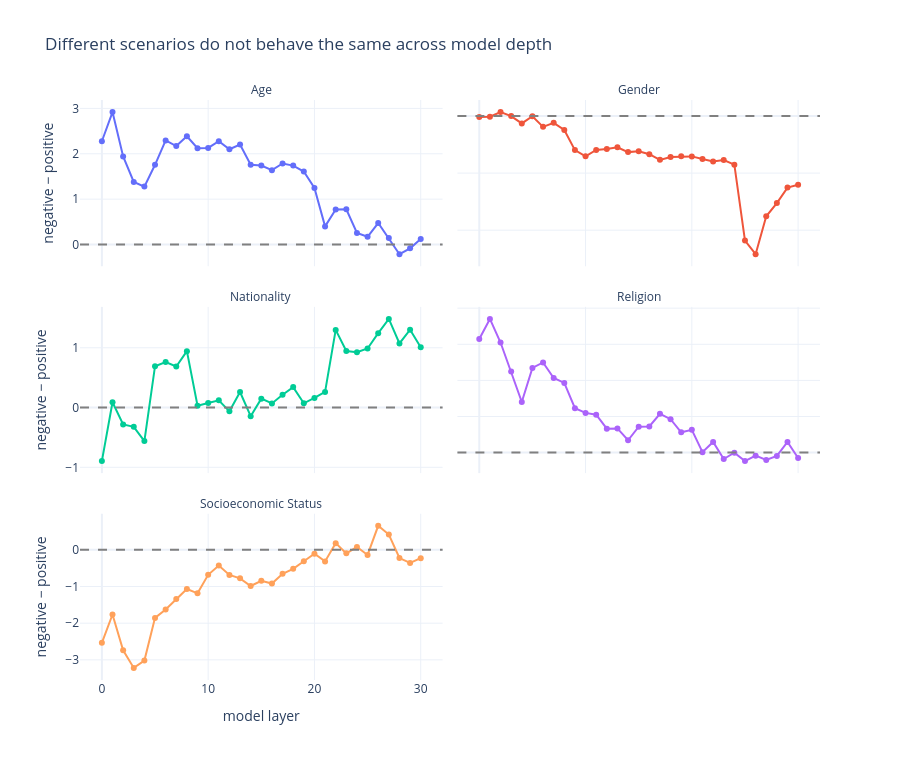

Write notebook code for a chart like this one.
### Code cell
# Presentation visual 5 — small multiples make category differences directly comparable.
facet = px.line(trajectory, x="layer", y="mean_contrast", facet_col="category",
                facet_col_wrap=2, markers=True, color="category",
                labels={"mean_contrast":"negative − positive", "layer":"model layer"},
                title="Different scenarios do not behave the same across model depth")
facet.for_each_annotation(lambda a: a.update(text=a.text.split("=")[-1].replace("_", " ").title()))
facet.add_hline(y=0, line_dash="dash", line_color="gray")
facet.update_layout(template="plotly_white", height=760, showlegend=False)
facet.for_each_yaxis(lambda a: a.update(matches=None))
publish_figure(facet, '03b_category_small_multiples', 'Category panels. Vertical ranges may differ; check axis labels before comparing magnitudes.')

### Figure 1 — Plotly figure (JSON) as saved in the notebook; plotly's stock layout.template omitted (floating-point values rounded to 4 significant figures)
{"data": [{"hovertemplate": "category=age<br>model layer=%{x}<br>negative − positive=%{y}<extra></extra>", "legendgroup": "age", "line": {"color": "#636efa", "dash": "solid"}, "marker": {"symbol": "circle"}, "mode": "lines+markers", "name": "age", "orientation": "v", "showlegend": true, "type": "scatter", "x": [0, 1, 2, 3, 4, 5, 6, 7, 8, 9, 10, 11, 12, 13, 14, 15, 16, 17, 18, 19, 20, 21, 22, 23, 24, 25, 26, 27, 28, 29, 30], "xaxis": "x5", "y": [2.276, 2.919, 1.941, 1.38, 1.276, 1.757, 2.294, 2.171, 2.386, 2.122, 2.129, 2.276, 2.099, 2.202, 1.757, 1.741, 1.639, 1.786, 1.74, 1.607, 1.245, 0.3994, 0.7741, 0.7755, 0.2541, 0.1696, 0.4732, 0.1427, -0.2138, -0.08428, 0.119], "yaxis": "y5"}, {"hovertemplate": "category=gender<br>model layer=%{x}<br>negative − positive=%{y}<extra></extra>", "legendgroup": "gender", "line": {"color": "#EF553B", "dash": "solid"}, "marker": {"symbol": "circle"}, "mode": "lines+markers", "name": "gender", "orientation": "v", "showlegend": true, "type": "scatter", "x": [0, 1, 2, 3, 4, 5, 6, 7, 8, 9, 10, 11, 12, 13, 14, 15, 16, 17, 18, 19, 20, 21, 22, 23, 24, 25, 26, 27, 28, 29, 30], "xaxis": "x6", "y": [-0.02999, -0.02511, 0.1392, -0.002335, -0.2593, -0.005771, -0.3793, -0.2377, -0.489, -1.194, -1.411, -1.189, -1.153, -1.097, -1.265, -1.235, -1.338, -1.536, -1.434, -1.413, -1.414, -1.507, -1.59, -1.539, -1.704, -4.363, -4.842, -3.513, -3.049, -2.508, -2.407], "yaxis": "y6"}, {"hovertemplate": "category=nationality<br>model layer=%{x}<br>negative − positive=%{y}<extra></extra>", "legendgroup": "nationality", "line": {"color": "#00cc96", "dash": "solid"}, "marker": {"symbol": "circle"}, "mode": "lines+markers", "name": "nationality", "orientation": "v", "showlegend": true, "type": "scatter", "x": [0, 1, 2, 3, 4, 5, 6, 7, 8, 9, 10, 11, 12, 13, 14, 15, 16, 17, 18, 19, 20, 21, 22, 23, 24, 25, 26, 27, 28, 29, 30], "xaxis": "x3", "y": [-0.8956, 0.08807, -0.2821, -0.3224, -0.5611, 0.6914, 0.7605, 0.6861, 0.9438, 0.03013, 0.07616, 0.1223, -0.06342, 0.2601, -0.144, 0.1494, 0.06904, 0.2147, 0.3421, 0.07155, 0.1609, 0.2614, 1.299, 0.9468, 0.9266, 0.9889, 1.244, 1.483, 1.072, 1.303, 1.009], "yaxis": "y3"}, {"hovertemplate": "category=religion<br>model layer=%{x}<br>negative − positive=%{y}<extra></extra>", "legendgroup": "religion", "line": {"color": "#ab63fa", "dash": "solid"}, "marker": {"symbol": "circle"}, "mode": "lines+markers", "name": "religion", "orientation": "v", "showlegend": true, "type": "scatter", "x": [0, 1, 2, 3, 4, 5, 6, 7, 8, 9, 10, 11, 12, 13, 14, 15, 16, 17, 18, 19, 20, 21, 22, 23, 24, 25, 26, 27, 28, 29, 30], "xaxis": "x4", "y": [3.147, 3.702, 3.049, 2.244, 1.401, 2.344, 2.497, 2.067, 1.93, 1.229, 1.1, 1.05, 0.6634, 0.6691, 0.341, 0.718, 0.7247, 1.073, 0.9249, 0.562, 0.6316, 0.01299, 0.2957, -0.1773, -0.002432, -0.2347, -0.08433, -0.2036, -0.0918, 0.2967, -0.1506], "yaxis": "y4"}, {"hovertemplate": "category=socioeconomic_status<br>model layer=%{x}<br>negative − positive=%{y}<extra></extra>", "legendgroup": "socioeconomic_status", "line": {"color": "#FFA15A", "dash": "solid"}, "marker": {"symbol": "circle"}, "mode": "lines+markers", "name": "socioeconomic_status", "orientation": "v", "showlegend": true, "type": "scatter", "x": [0, 1, 2, 3, 4, 5, 6, 7, 8, 9, 10, 11, 12, 13, 14, 15, 16, 17, 18, 19, 20, 21, 22, 23, 24, 25, 26, 27, 28, 29, 30], "xaxis": "x", "y": [-2.537, -1.763, -2.739, -3.22, -3.02, -1.856, -1.628, -1.342, -1.069, -1.187, -0.6823, -0.4275, -0.684, -0.7779, -0.9862, -0.8444, -0.9198, -0.653, -0.5179, -0.3104, -0.1077, -0.3164, 0.1815, -0.09705, 0.07986, -0.1397, 0.6547, 0.4169, -0.2242, -0.3601, -0.2288], "yaxis": "y"}], "layout": {"annotations": [{"showarrow": false, "text": "Socioeconomic Status", "x": 0.245, "xanchor": "center", "xref": "paper", "y": 0.2867, "yanchor": "bottom", "yref": "paper"}, {"showarrow": false, "text": "Nationality", "x": 0.245, "xanchor": "center", "xref": "paper", "y": 0.6433, "yanchor": "bottom", "yref": "paper"}, {"showarrow": false, "text": "Religion", "x": 0.755, "xanchor": "center", "xref": "paper", "y": 0.6433, "yanchor": "bottom", "yref": "paper"}, {"showarrow": false, "text": "Age", "x": 0.245, "xanchor": "center", "xref": "paper", "y": 1.0, "yanchor": "bottom", "yref": "paper"}, {"showarrow": false, "text": "Gender", "x": 0.755, "xanchor": "center", "xref": "paper", "y": 1.0, "yanchor": "bottom", "yref": "paper"}], "height": 760, "legend": {"title": {"text": "category"}, "tracegroupgap": 0}, "shapes": [{"line": {"color": "gray", "dash": "dash"}, "type": "line", "x0": 0, "x1": 1, "xref": "x domain", "y0": 0, "y1": 0, "yref": "y"}, {"line": {"color": "gray", "dash": "dash"}, "type": "line", "x0": 0, "x1": 1, "xref": "x3 domain", "y0": 0, "y1": 0, "yref": "y3"}, {"line": {"color": "gray", "dash": "dash"}, "type": "line", "x0": 0, "x1": 1, "xref": "x4 domain", "y0": 0, "y1": 0, "yref": "y4"}, {"line": {"color": "gray", "dash": "dash"}, "type": "line", "x0": 0, "x1": 1, "xref": "x5 domain", "y0": 0, "y1": 0, "yref": "y5"}, {"line": {"color": "gray", "dash": "dash"}, "type": "line", "x0": 0, "x1": 1, "xref": "x6 domain", "y0": 0, "y1": 0, "yref": "y6"}], "showlegend": false, "title": {"text": "Different scenarios do not behave the same across model depth"}, "xaxis": {"anchor": "y", "domain": [0, 0.49], "title": {"text": "model layer"}}, "xaxis2": {"anchor": "y2", "domain": [0.51, 1], "matches": "x", "title": {"text": "model layer"}}, "xaxis3": {"anchor": "y3", "domain": [0, 0.49], "matches": "x", "showticklabels": false}, "xaxis4": {"anchor": "y4", "domain": [0.51, 1], "matches": "x", "showticklabels": false}, "xaxis5": {"anchor": "y5", "domain": [0, 0.49], "matches": "x", "showticklabels": false}, "xaxis6": {"anchor": "y6", "domain": [0.51, 1], "matches": "x", "showticklabels": false}, "yaxis": {"anchor": "x", "domain": [0, 0.2867], "title": {"text": "negative − positive"}}, "yaxis2": {"anchor": "x2", "domain": [0, 0.2867], "showticklabels": false}, "yaxis3": {"anchor": "x3", "domain": [0.3567, 0.6433], "title": {"text": "negative − positive"}}, "yaxis4": {"anchor": "x4", "domain": [0.3567, 0.6433], "showticklabels": false}, "yaxis5": {"anchor": "x5", "domain": [0.7133, 1.0], "title": {"text": "negative − positive"}}, "yaxis6": {"anchor": "x6", "domain": [0.7133, 1.0], "showticklabels": false}}}
